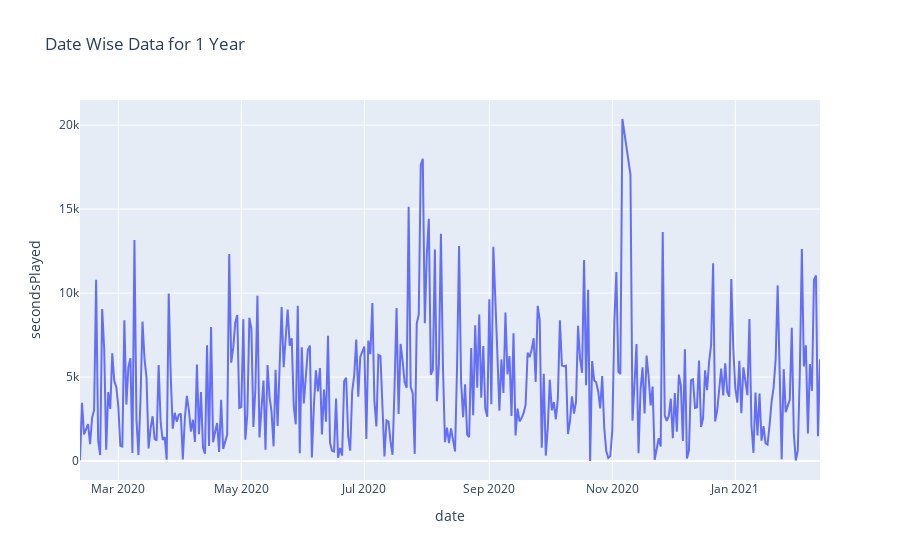

Here is the notebook cell this chart was saved with:
### Code cell
fig = px.line(prediction, x='date', y="secondsPlayed",title="Date Wise Data for 1 Year")
fig.show()

### Figure 1 — Plotly figure (JSON) as saved in the notebook; plotly's stock layout.template omitted (floating-point values rounded to 4 significant figures; data arrays with more than 128 entries replaced by an {"elided": "..."} marker saying what was removed)
{"data": [{"hovertemplate": "date=%{x}<br>secondsPlayed=%{y}<extra></extra>", "legendgroup": "", "line": {"color": "#636efa", "dash": "solid"}, "mode": "lines", "name": "", "orientation": "v", "showlegend": false, "type": "scatter", "x": {"elided": "360 str values"}, "xaxis": "x", "y": {"elided": "360 float values"}, "yaxis": "y"}], "layout": {"legend": {"tracegroupgap": 0}, "title": {"text": "Date Wise Data for 1 Year"}, "xaxis": {"anchor": "y", "domain": [0, 1], "title": {"text": "date"}}, "yaxis": {"anchor": "x", "domain": [0, 1], "title": {"text": "secondsPlayed"}}}}
